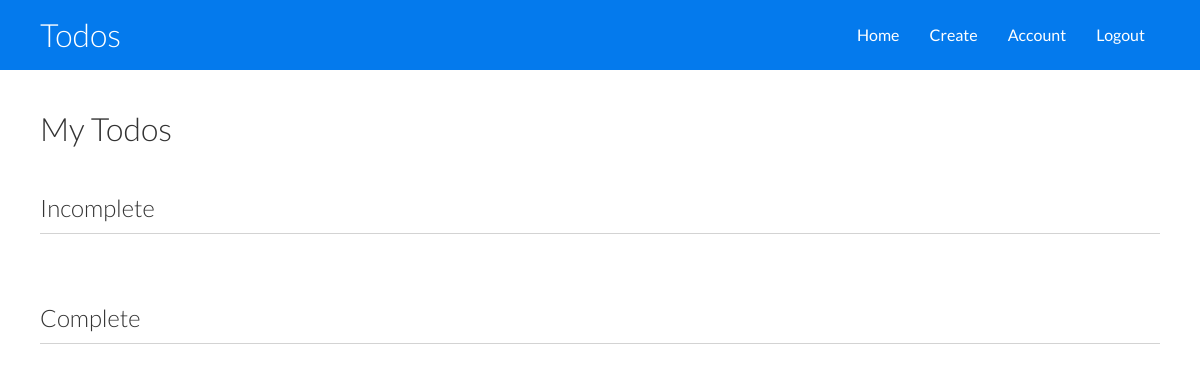
Page /dashboard (signed in) on the earlier database version.
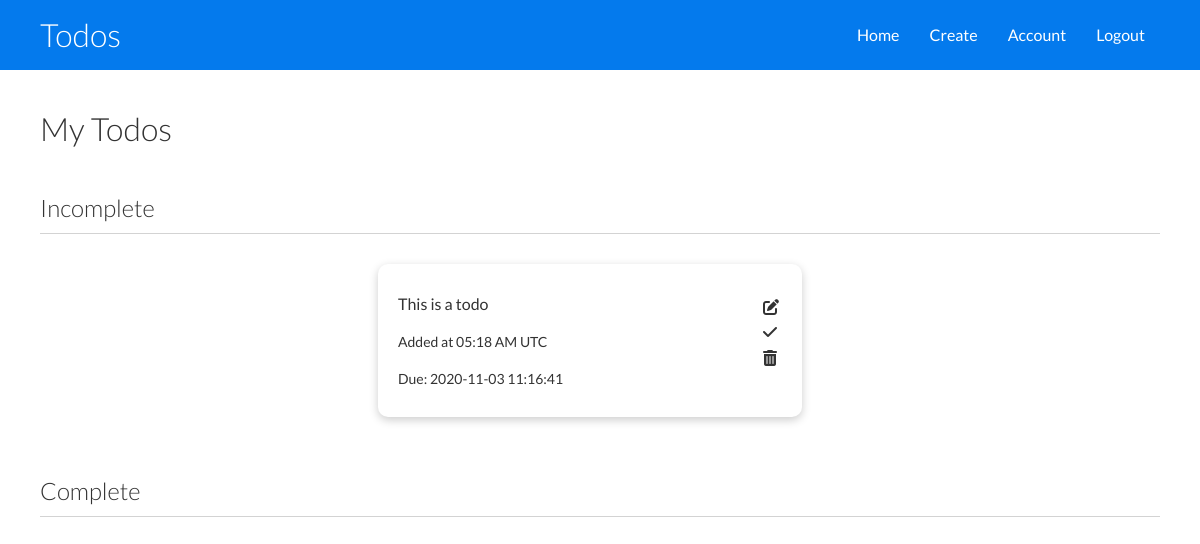
Same page on the later database version.
### app.py (models this page shows)
class Todo(db.Model):
    id = db.Column(db.Integer, primary_key=True)
    todo = db.Column(db.String(130), nullable=False)
    complete = db.Column(db.Boolean)
    due_date = db.Column(db.DateTime)
    todo_time = db.Column(db.DateTime, nullable=False, default=datetime.datetime.utcnow())
    user_id = db.Column(db.Integer, db.ForeignKey('user.id'), nullable=False)

### app.py (the view)
@app.route('/dashboard', methods=['GET', 'POST'])
@login_required
def dashboard():
    incomplete_todos = Todo.query.filter_by(writer=current_user, complete=False).all()
    complete_todos = Todo.query.filter_by(writer=current_user, complete=True).all()
    return render_template('dashboard.html', incomplete_todos=incomplete_todos, complete_todos=complete_todos)

### app.py (called while the page is built)
@login_manager.user_loader
def load_user(user_id):
    return User.query.get(int(user_id))

@app.before_request
def make_session_permanent():
    session.permanent = True

### templates/dashboard.html (shortened to what this page needs)
<!DOCTYPE html>
<html lang="en">
<head>
	<link rel='stylesheet' href="{{ url_for('static', filename='dashboard.css')}}">
</head>
<body>
	<div class='navbar'>
		<div class="container flex">
			<h1 class='logo'>Todos</h1>
			<nav>
				<ul>
					<li><a href='/dashboard'>Home</a></li>
					<li><a href="/new-todo">Create</a></li>
					<li><a href="/my-account">Account</a></li>
					<li><a href='/logout'>Logout</a></li>
				</ul>
			</nav>
		</div>
	</div>
	<div class='todos'>
		<div class='container'>
			<h1>My Todos</h1><br>
			<div class='incomplete-todos'>
				<h2>Incomplete</h2>
				<hr>
				<div class='all-todos'>
					{% for todo in incomplete_todos %}
						<div class='todo card'>
							<div class='todo-info'>
								<p>{{todo.todo}}</p>
								<p class='added-time'>Added at {{todo.todo_time.strftime('%I:%M %p')}} UTC</p>
								<p class='due-date'>Due: {{ todo.due_date }}</p>
							</div><br>
							<div class='icons'>
								<a class='edit' href="{{ url_for('edit_todo', todo_id=todo.id)}}"><i class="fas fa-edit"></i></a>
								<a class='complete' href="{{ url_for('complete_todo', todo_id=todo.id)}}"><i class="fas fa-check"></i></a>
								<a class='delete' href="{{ url_for('delete_todo', todo_id=todo.id)}}"><i class="fas fa-trash-alt"></i></a>
							</div>
						</div>
					{% endfor %}
				</div>
			</div>
		</div>
		<div class='container'>
			<div class='complete-todos'>
				<h2>Complete</h2>
				<hr>
			</div>
		</div>
	</div>
</body>
</html>

### static/dashboard.css (style rules this page uses)
:root { --primary-color: #047aed; }
* { box-sizing: border-box; padding: 0; margin: 0; scroll-behavior: smooth; }
body { font-family: 'Lato', sans-serif; color: #333; line-height: 1.6; }
ul { list-style-type: none; }
a { text-decoration: none; color: #333; }
h1, h2 { font-weight: 300; line-height: 1.2; margin: 10px 0; }
p { margin: 10px 0; }
hr { height: 1px; border: 0; background-color: lightgray; margin-top: 10px; margin-bottom: 30px; }
.navbar { background-color: var(--primary-color); color: #fff; height: 70px; }
.navbar ul { display: flex; }
.navbar a { color: #fff; padding: 10px; margin: 0 5px; }
.navbar .flex { justify-content: space-between; }
.todos .container { margin-top: 30px; }
.all-todos { display: flex; flex-wrap: wrap; justify-content: center; align-self: center; }
.icons { display: flex; flex-direction: column; }
.todo-info { display: flex; flex-direction: column; line-height: normal; }
.todo-info > .added-time { font-size: 14px; }
.todo-info > .due-date { font-size: 14px; }
.todo .complete { margin-left: 200px; }
.todo .delete { margin-left: 200px; }
.todo .edit { margin-top: 10px; margin-left: 200px; }
.container { max-width: 1200px; margin: 0 auto; overflow: auto; padding: 0 40px; }
.card { background-color: #fff; color: #333; border-radius: 10px; box-shadow: 0 3px 10px rgba(0,0,0, 0.2); padding: 20px; margin-bottom: 20px; display: flex; width: 424px; margin-right: 20px; }
.flex { display: flex; justify-content: space-center; align-items: center; height: 100%; }

Differences in the rows shown:
added Todo: todo "This is a todo", todo_time "05:18 AM", due_date "2020-11-03 11:16:41"
